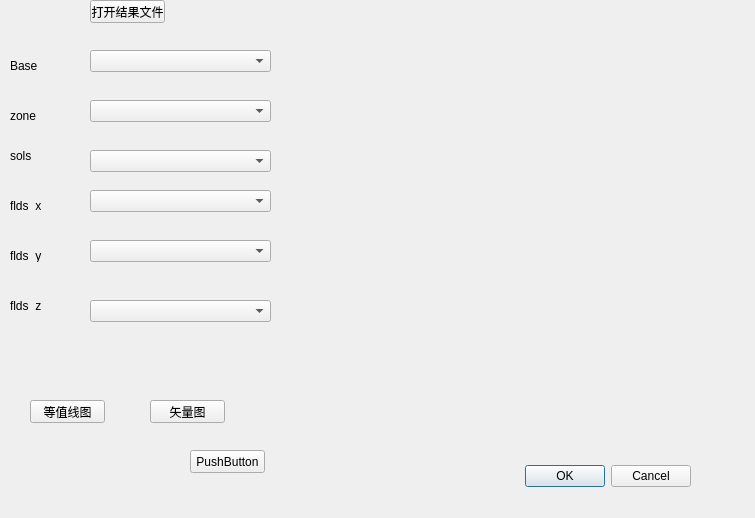
<?xml version="1.0" encoding="UTF-8"?>
<ui version="4.0">
 <class>SolutionDialog</class>
 <widget class="QDialog" name="SolutionDialog">
  <property name="geometry">
   <rect>
    <x>0</x>
    <y>0</y>
    <width>755</width>
    <height>518</height>
   </rect>
  </property>
  <property name="windowTitle">
   <string>Dialog</string>
  </property>
  <widget class="QDialogButtonBox" name="buttonBox">
   <property name="geometry">
    <rect>
     <x>350</x>
     <y>460</y>
     <width>341</width>
     <height>32</height>
    </rect>
   </property>
   <property name="orientation">
    <enum>Qt::Horizontal</enum>
   </property>
   <property name="standardButtons">
    <set>QDialogButtonBox::Cancel|QDialogButtonBox::Ok</set>
   </property>
  </widget>
  <widget class="QComboBox" name="comboBox">
   <property name="geometry">
    <rect>
     <x>90</x>
     <y>50</y>
     <width>181</width>
     <height>22</height>
    </rect>
   </property>
  </widget>
  <widget class="QComboBox" name="comboBox_2">
   <property name="geometry">
    <rect>
     <x>90</x>
     <y>100</y>
     <width>181</width>
     <height>22</height>
    </rect>
   </property>
  </widget>
  <widget class="QComboBox" name="comboBox_3">
   <property name="geometry">
    <rect>
     <x>90</x>
     <y>150</y>
     <width>181</width>
     <height>22</height>
    </rect>
   </property>
  </widget>
  <widget class="QPushButton" name="pushButton">
   <property name="geometry">
    <rect>
     <x>90</x>
     <y>0</y>
     <width>75</width>
     <height>23</height>
    </rect>
   </property>
   <property name="text">
    <string>打开结果文件</string>
   </property>
  </widget>
  <widget class="QPushButton" name="pushButton_2">
   <property name="geometry">
    <rect>
     <x>150</x>
     <y>400</y>
     <width>75</width>
     <height>23</height>
    </rect>
   </property>
   <property name="text">
    <string>矢量图</string>
   </property>
  </widget>
  <widget class="QPushButton" name="pushButton_3">
   <property name="geometry">
    <rect>
     <x>30</x>
     <y>400</y>
     <width>75</width>
     <height>23</height>
    </rect>
   </property>
   <property name="text">
    <string>等值线图</string>
   </property>
  </widget>
  <widget class="QPushButton" name="pushButton_4">
   <property name="geometry">
    <rect>
     <x>190</x>
     <y>450</y>
     <width>75</width>
     <height>23</height>
    </rect>
   </property>
   <property name="text">
    <string>PushButton</string>
   </property>
  </widget>
  <widget class="QLabel" name="label">
   <property name="geometry">
    <rect>
     <x>10</x>
     <y>60</y>
     <width>54</width>
     <height>12</height>
    </rect>
   </property>
   <property name="text">
    <string>Base</string>
   </property>
  </widget>
  <widget class="QLabel" name="label_2">
   <property name="geometry">
    <rect>
     <x>10</x>
     <y>110</y>
     <width>54</width>
     <height>12</height>
    </rect>
   </property>
   <property name="text">
    <string>zone</string>
   </property>
  </widget>
  <widget class="QLabel" name="label_3">
   <property name="geometry">
    <rect>
     <x>10</x>
     <y>150</y>
     <width>54</width>
     <height>12</height>
    </rect>
   </property>
   <property name="text">
    <string>sols</string>
   </property>
  </widget>
  <widget class="QLabel" name="label_4">
   <property name="geometry">
    <rect>
     <x>10</x>
     <y>200</y>
     <width>54</width>
     <height>12</height>
    </rect>
   </property>
   <property name="text">
    <string>flds_x</string>
   </property>
  </widget>
  <widget class="QComboBox" name="cob_x">
   <property name="geometry">
    <rect>
     <x>90</x>
     <y>190</y>
     <width>181</width>
     <height>22</height>
    </rect>
   </property>
  </widget>
  <widget class="QComboBox" name="cob_y">
   <property name="geometry">
    <rect>
     <x>90</x>
     <y>240</y>
     <width>181</width>
     <height>22</height>
    </rect>
   </property>
  </widget>
  <widget class="QComboBox" name="cob_z">
   <property name="geometry">
    <rect>
     <x>90</x>
     <y>300</y>
     <width>181</width>
     <height>22</height>
    </rect>
   </property>
  </widget>
  <widget class="QLabel" name="label_5">
   <property name="geometry">
    <rect>
     <x>10</x>
     <y>250</y>
     <width>54</width>
     <height>12</height>
    </rect>
   </property>
   <property name="text">
    <string>flds_y</string>
   </property>
  </widget>
  <widget class="QLabel" name="label_6">
   <property name="geometry">
    <rect>
     <x>10</x>
     <y>300</y>
     <width>54</width>
     <height>12</height>
    </rect>
   </property>
   <property name="text">
    <string>flds_z</string>
   </property>
  </widget>
  <widget class="QWidget" name="verticalLayoutWidget">
   <property name="geometry">
    <rect>
     <x>300</x>
     <y>30</y>
     <width>451</width>
     <height>421</height>
    </rect>
   </property>
   <layout class="QVBoxLayout" name="verticalLayout"/>
  </widget>
 </widget>
 <resources/>
 <connections>
  <connection>
   <sender>buttonBox</sender>
   <signal>accepted()</signal>
   <receiver>SolutionDialog</receiver>
   <slot>accept()</slot>
   <hints>
    <hint type="sourcelabel">
     <x>248</x>
     <y>254</y>
    </hint>
    <hint type="destinationlabel">
     <x>157</x>
     <y>274</y>
    </hint>
   </hints>
  </connection>
  <connection>
   <sender>buttonBox</sender>
   <signal>rejected()</signal>
   <receiver>SolutionDialog</receiver>
   <slot>reject()</slot>
   <hints>
    <hint type="sourcelabel">
     <x>316</x>
     <y>260</y>
    </hint>
    <hint type="destinationlabel">
     <x>286</x>
     <y>274</y>
    </hint>
   </hints>
  </connection>
 </connections>
</ui>
